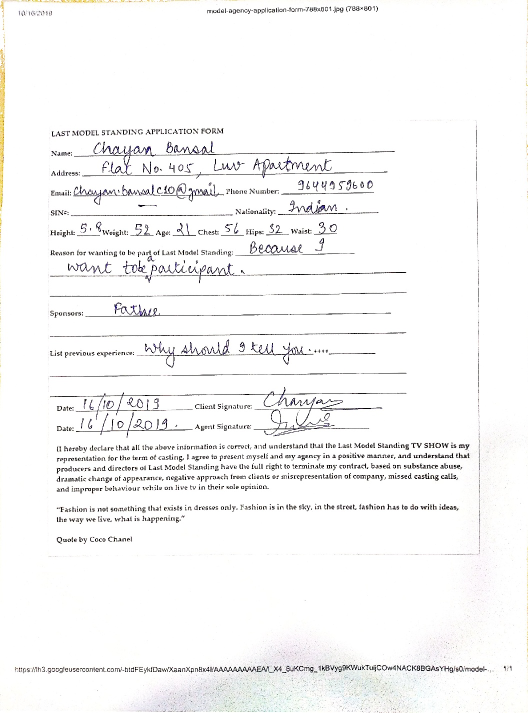
#> input picture dump_output1.jpg, 1056 x 1425 px, found by its file name (shown at 1/2 size)
$ python denoising.py
#> lines starting #> are read from the running program, lines starting #| are printed output that depends on the picture
#> further down, image is the input picture: shape (1425, 1056, 3); mean B, G, R 246.1, 246.3, 246.5
import cv2
import json
from enum import Enum
import numpy as np
from itertools import cycle
import scripts.preprocessing

def find_vertices(list_of_vertices):
    x=[]
    y=[]
    for i in list_of_vertices:
        for j in i.vertices:
            x.append(j.x)
            y.append(j.y)
    return x,y

def denoising(image):
    list_img=[]
    x,y=600,600
    x1,y1=-x,-y
    crop_img_topL = image[1:y, 1:x]
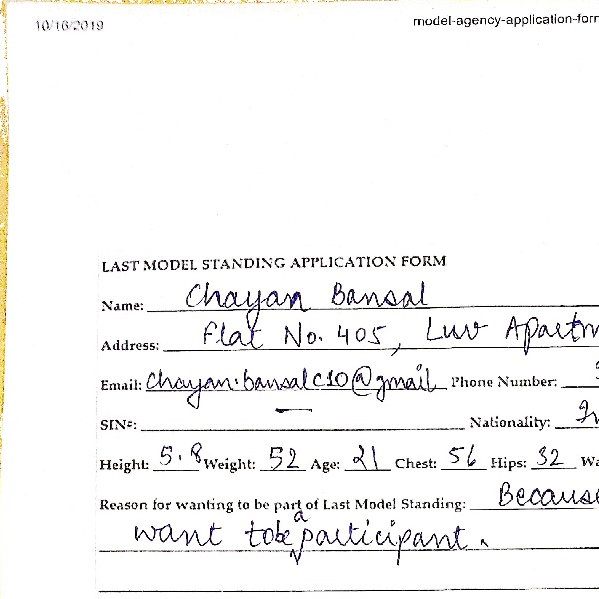
#> crop_img_topL: shape (599, 599, 3); mean B, G, R 244.2, 244.7, 245.1
    crop_img_topR = image[1:y, x1:-1]
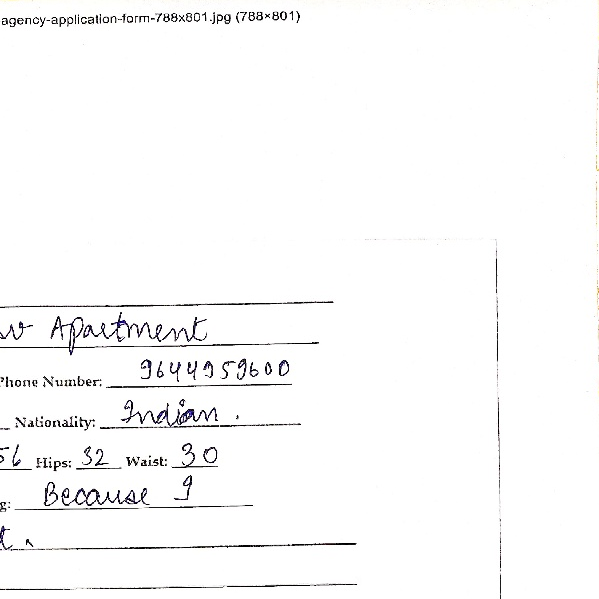
#> crop_img_topR: shape (599, 599, 3); mean B, G, R 249.9, 249.8, 250

    crop_img_bottomL = image[y1:-1, 1:x]
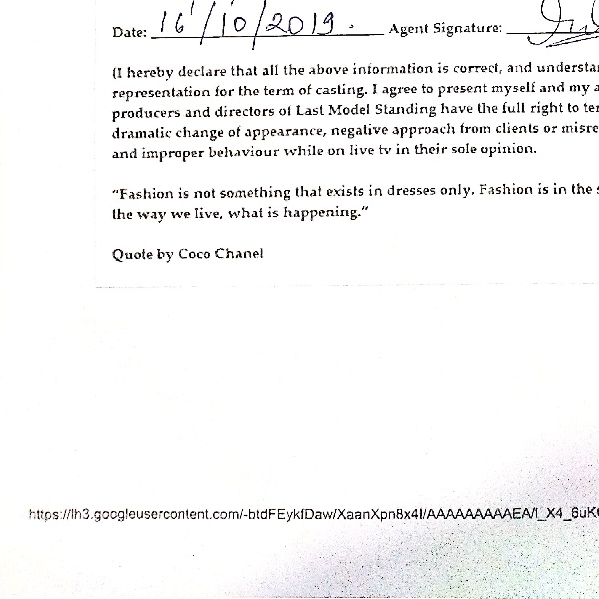
#> crop_img_bottomL: shape (599, 599, 3); mean B, G, R 244.4, 244.5, 244.6
    crop_img_bottomR = image[y1:-1, x1:-1]
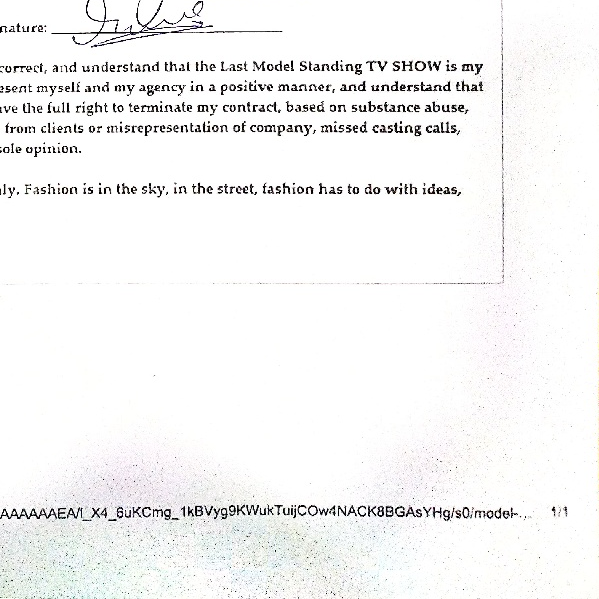
#> crop_img_bottomR: shape (599, 599, 3); mean B, G, R 244.6, 244.8, 244.9
    #cv2.imshow("cropped_topL", crop_img_topL)
    list_img.append(crop_img_topL)
    list_img.append(crop_img_topR)
    list_img.append(crop_img_bottomL)
    list_img.append(crop_img_bottomR)
    '''
    cv2.imshow("cropped_bottomR", crop_img_bottomR)
    cv2.imshow("cropped_topR", crop_img_topR)
    cv2.imshow("cropped_bottomL", crop_img_bottomL)
    cv2.waitKey(0)
    '''
    return list_img
    #extract_fields(list_img[0])

# [28 lines left out: function extract_image, not called in this run]


class FeatureType(Enum):
    PAGE = 1
    BLOCK = 2
    PARA = 3
    WORD = 4
    SYMBOL = 5


def extract_fields(x):
    import os
    import io
    from google.cloud import vision
    # print(os.getcwd())
    image_path = os.getcwd()+'\\'+x
    # print(image_path)
    os.environ["GOOGLE_APPLICATION_CREDENTIALS"] = 'C:/Users/hello/Desktop/projects/Doc_entity_extraction/json/Handwritting Recognission-2cf8babac416.json'

    PROJECT_ID = 'handwritting-recognission'
    SESSION_ID = '123'

    def image_to_desciption_text(image_path,feature):
        # print(image_path)
        with io.open(image_path, 'rb') as image_file:
            # print('debug1')
            content = image_file.read()
        # print('debug2')
        bounds=[]
        client = vision.ImageAnnotatorClient()
        image = vision.types.Image(content=content)
        response = client.document_text_detection(image=image)
        document = response.full_text_annotation
        for page in document.pages:
            for block in page.blocks:
                '''for paragraph in block.paragraphs:
                    for word in paragraph.words:
                        for symbol in word.symbols:
                            if (feature == FeatureType.SYMBOL):
                                None
                                #bounds.append(symbol.bounding_box)


                        if (feature == FeatureType.WORD):
                            None
                            #bounds.append(word.bounding_box)

                    if (feature == FeatureType.PARA):
                        None
                        #bounds.append(paragraph.bounding_box)
'''
                if (feature == FeatureType.BLOCK):
                    bounds.append(block.bounding_box)
        return bounds

    block_vertices=image_to_desciption_text(image_path,FeatureType.BLOCK)
    return block_vertices

# [45 lines left out: functions crop_image, alternate, not called in this run]

if __name__=='__main__':
    #PATH='C:\\Users\\hello\\Desktop\\projects\\Doc_entity_extraction\\images\\r0100\\r0100_00.png'
    #PATH='C:\\Users\\hello\\Desktop\\projects\\Doc_entity_extraction\\images\\v2\\Lightroom\\out1.pdf_rot+scaled.jpg'
    #PATH = 'C:\\Users\\hello\\Desktop\\projects\\Doc_entity_extraction\\images\\v1\\h_180.jpg'
    PATH='C:\\Users\\hello\\Desktop\\projects\\Doc_entity_extraction\\dump_output1.jpg'
    name1 = 'topL.jpg'
    name2 = 'topR.jpg'
    name3 = 'bottomL.jpg'
    name4 = 'bottomR.jpg'
    image = cv2.imread(PATH)
    image1=np.copy(image)


    list_corner_images=denoising(image)
#> list_corner_images = 4 items
    list_corner_images_name=[name1,name2,name3,name4]
    for i,j in zip(list_corner_images_name,range(0,len(list_corner_images))):
        cv2.imwrite(i,list_corner_images[j])
#> this loop made 4 passes
#> i on passes 1 to 4: 'topL.jpg', 'topR.jpg', 'bottomL.jpg', 'bottomR.jpg'


    x_cordinates=[]
    y_cordinates=[]

    for i,j in zip(list_corner_images_name,range(0,len(list_corner_images_name))):
        list_points=extract_fields(i)
        xl,yl=find_vertices(list_points)
        xl = [item for item in xl if item >= 0]
        yl = [item for item in yl if item >= 0]

        if j==0:
#> (the run stopped early here; a loop or call above may not have finished)

$ run again, with images/r0100/r0100_00.png saved as dump_output1.jpg
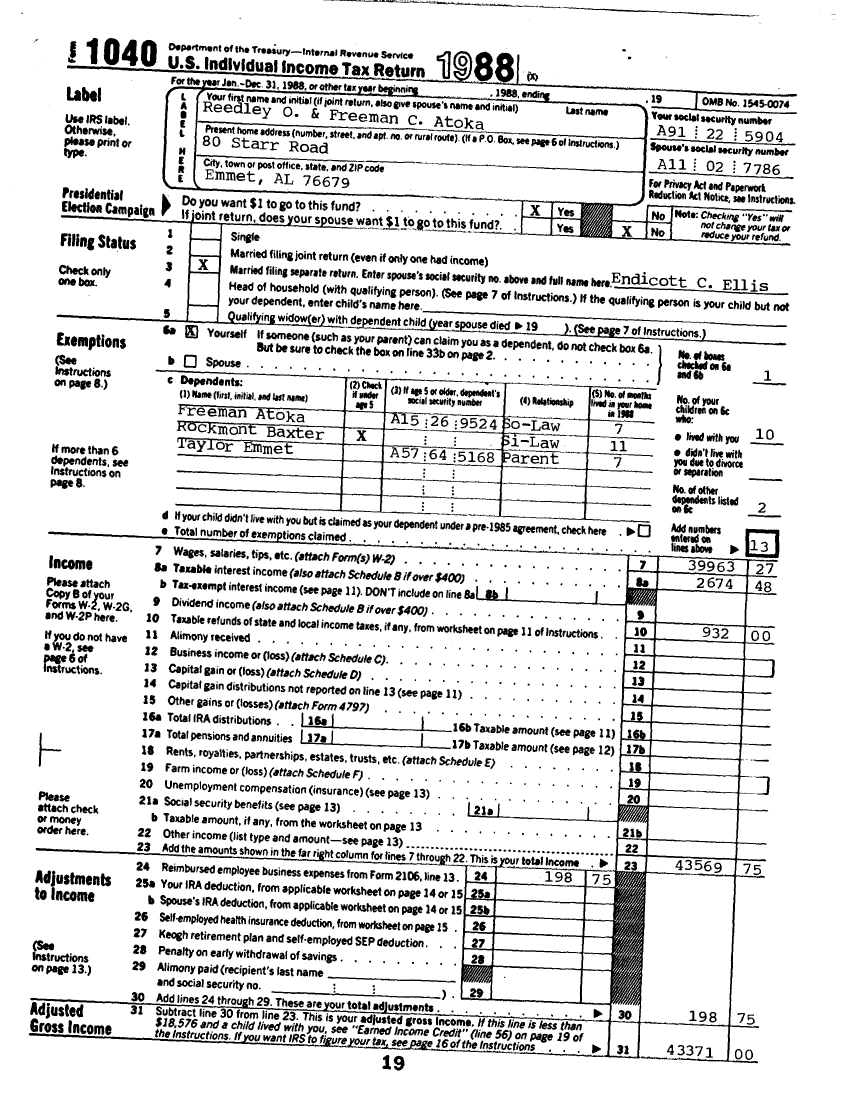
#> input picture images/r0100/r0100_00.png, 2560 x 3300 px, found by its file name (shown at 1/3 size)
#> image is the input picture: shape (3300, 2560, 3); min 0, max 255, mean 220.4
#> in denoising, `crop_img_bottomL = image[y1:-1, 1:x]`:
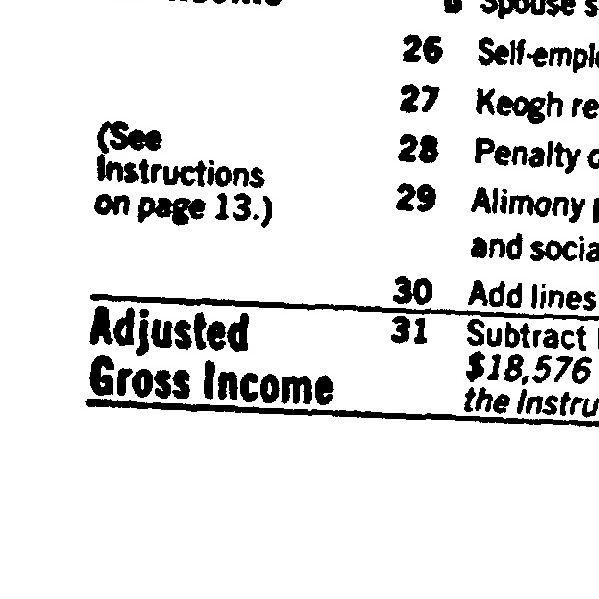
#> crop_img_bottomL: shape (599, 599, 3); min 0, max 255, mean 226
#> in denoising, `crop_img_bottomR = image[y1:-1, x1:-1]`:
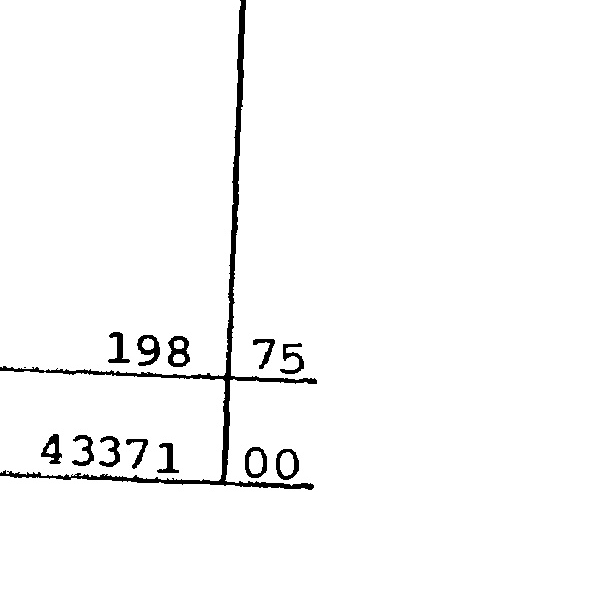
#> crop_img_bottomR: shape (599, 599, 3); min 0, max 255, mean 248.9
#> list_corner_images = 4 items
#> the loop `for i,j in zip(list_corner_images_name,range(0,len(list_corner_images)..` made 4 passes
#> i on passes 1 to 4: 'topL.jpg', 'topR.jpg', 'bottomL.jpg', 'bottomR.jpg'
